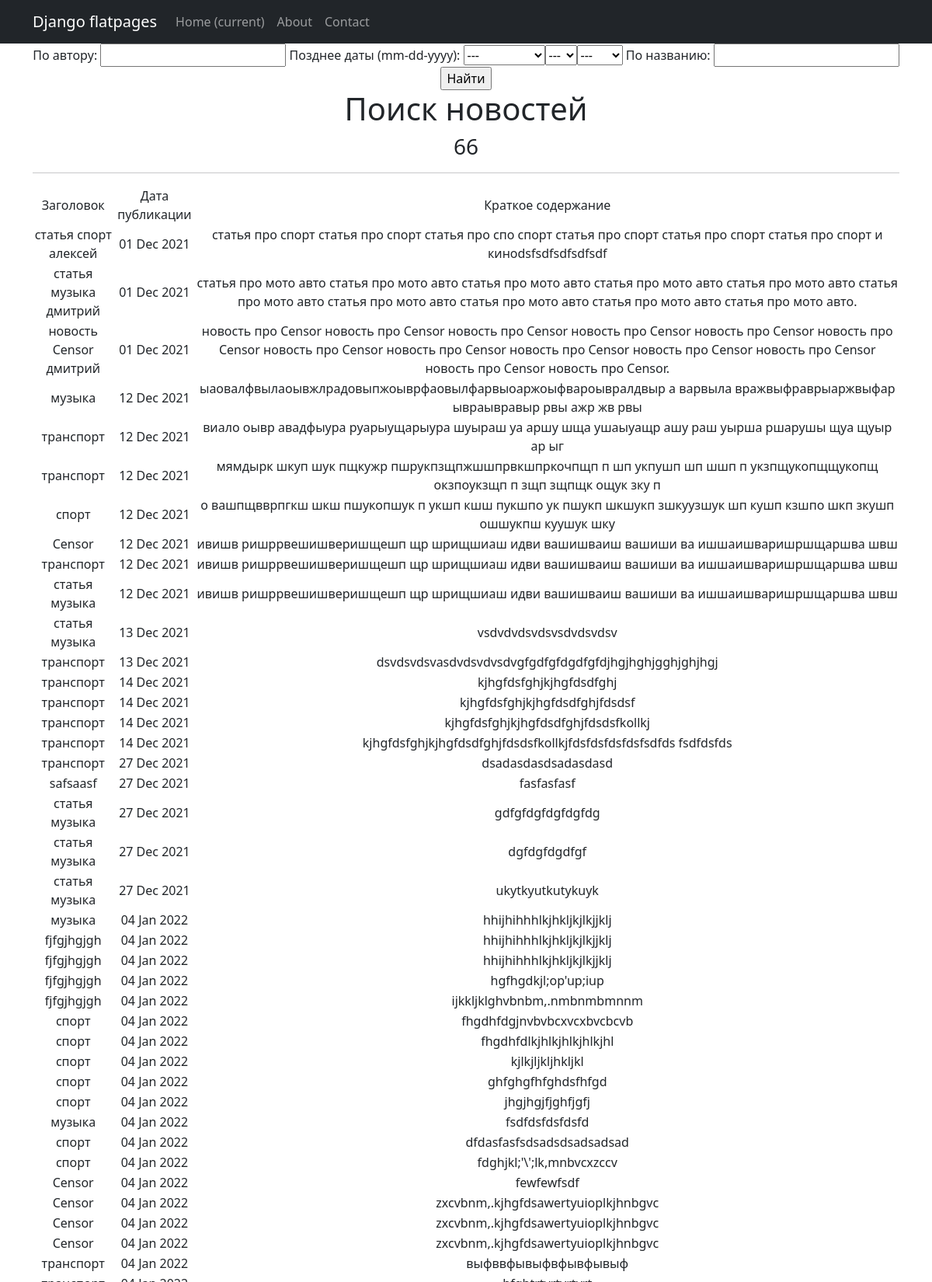
The app's page /search/ (upper part) with its own data.
### news/models.py (models this page shows, shortened)
class Post(models.Model):
    article = 'AR'
    news = 'NE'
    POSITIONS = [
        (article, 'Статья'),
        (news, 'Новость'),
    ]
    post_user = models.ForeignKey(Author, on_delete=models.CASCADE)
    is_news = models.CharField(max_length=2, choices=POSITIONS, default=news)
    date_create = models.DateTimeField(auto_now_add=True)
    categ = models.ManyToManyField(Category, through="PostCategory")
    heading = models.CharField(max_length=255)
    text = models.TextField()
    rating_post = models.IntegerField(default=0)

### news/views.py (the view)
# urls.py: path('search/', SearchList.as_view()),
class SearchList(ListView):
    model = Post
    template_name = 'search.html'
    context_object_name = "posts"
    def get_context_data(self, **kwargs):  # забираем отфильтрованные объекты переопределяя метод get_context_data у наследуемого класса (привет, полиморфизм, мы скучали!!!)
        context = super().get_context_data(**kwargs)
        context['filter'] = SearchFilter(self.request.GET, queryset=self.get_queryset())  # вписываем наш фильтр в контекст
        return context

### news/templatetags/custom_filters.py (called while the page is built)
@register.filter(name='Censor')
def censor(text):
    matfur = text
    mathst = ['it', 'cпорт']
    mathf = matfur.replace(' ', ' ').lower().split(' ')
    for ot in mathf:
        if ot in mathst:
            i = ''.join('Censor')
            mathf = [x.replace(ot, i) for x in mathf]
    resault = ' '.join(mathf)
    return resault

### templates/search.html (shortened to what this page needs)
{% extends 'flatpages/default.html' %}
{% load custom_filters %}
{% block content %}
    <form method="GET">
    {{ filter.form }}
    <input type="submit" value="Найти">
    </form>
    <h1>Поиск новостей</h1>
    <h3>{{ posts|length }}</h3>
    <hr>
    {% if posts %}
        <table>
            <tr>
                <td>
                    Заголовок
                </td>
                <td>
                    Дата публикации
                </td>
                <td>
                    Краткое содержание
                </td>
            </tr>
        {% for post in posts %}
            <tr>
                <td>
                    {{ post.heading|Censor }}
                </td>
                <td>
                    {{ post.date_create|date:'d M Y' }}
                </td>
                <td>
                    {{ post.text|Censor }}
                </td>
            </tr>
        {% endfor %}
        </table>
    {% else %}
        <h2>Товаров нет!</h2>
    {% endif %}
{% endblock content %}

### records on screen
Post: heading|Censor "статья спорт алексей", date_create "01 Dec 2021", text|Censor "статья про спорт статья про спорт статья про спо спорт статья про спорт статья про спорт статья про спорт и киноdsfsdfsdfsdfsdf"
Post: heading|Censor "статья музыка дмитрий", date_create "01 Dec 2021", text|Censor "статья про мото авто статья про мото авто статья про мото авто статья про мото авто статья про мото авто статья про мото авто статья про мото авто статья про мото авто статья про мото авто статья про мото авто."
Post: heading|Censor "новость Censor дмитрий", date_create "01 Dec 2021", text|Censor "новость про Censor новость про Censor новость про Censor новость про Censor новость про Censor новость про Censor новость про Censor новость про Censor новость про Censor новость про Censor новость про Censor новость про Censor новость про Censor."
Post: heading|Censor "музыка", date_create "12 Dec 2021", text|Censor "ыаовалфвылаоывжлрадовыпжоыврфаовылфарвыоаржоыфвароывралдвыр а варвыла вражвыфраврыаржвыфар ывраывравыр рвы ажр жв рвы"
Post: heading|Censor "транспорт", date_create "12 Dec 2021", text|Censor "виало оывр авадфыура руарыущарыура шуыраш уа аршу шща ушаыуащр ашу раш уырша ршарушы щуа щуыр ар ыг"
Post: heading|Censor "транспорт", date_create "12 Dec 2021", text|Censor "мямдырк шкуп шук пщкужр пшрукпзщпжшшпрвкшпркочпщп п шп укпушп шп шшп п укзпщукопщщукопщ окзпоукзщп п зщп зщпщк ощук зку п"
Post: heading|Censor "спорт", date_create "12 Dec 2021", text|Censor "о вашпщвврпгкш шкш пшукопшук п укшп кшш пукшпо ук пшукп шкшукп зшкуузшук шп кушп кзшпо шкп зкушп ошшукпш куушук шку"
Post: heading|Censor "Censor", date_create "12 Dec 2021", text|Censor "ивишв ришррвешишверишщешп щр шрищшиаш идви вашишваиш вашиши ва ишшаишваришршщаршва швш"
Post: heading|Censor "транспорт", date_create "12 Dec 2021", text|Censor "ивишв ришррвешишверишщешп щр шрищшиаш идви вашишваиш вашиши ва ишшаишваришршщаршва швш"
Post: heading|Censor "статья музыка", date_create "12 Dec 2021", text|Censor "ивишв ришррвешишверишщешп щр шрищшиаш идви вашишваиш вашиши ва ишшаишваришршщаршва швш"
Post: heading|Censor "статья музыка", date_create "13 Dec 2021", text|Censor "vsdvdvdsvdsvsdvdsvdsv"
Post: heading|Censor "транспорт", date_create "13 Dec 2021", text|Censor "dsvdsvdsvasdvdsvdvsdvgfgdfgfdgdfgfdjhgjhghjgghjghjhgj"
Post: heading|Censor "транспорт", date_create "14 Dec 2021", text|Censor "kjhgfdsfghjkjhgfdsdfghj"
Post: heading|Censor "транспорт", date_create "14 Dec 2021", text|Censor "kjhgfdsfghjkjhgfdsdfghjfdsdsf"
Post: heading|Censor "транспорт", date_create "14 Dec 2021", text|Censor "kjhgfdsfghjkjhgfdsdfghjfdsdsfkollkj"
Post: heading|Censor "транспорт", date_create "14 Dec 2021", text|Censor "kjhgfdsfghjkjhgfdsdfghjfdsdsfkollkjfdsfdsfdsfdsfsdfds fsdfdsfds"
Post: heading|Censor "транспорт", date_create "27 Dec 2021", text|Censor "dsadasdasdsadasdasd"
Post: heading|Censor "safsaasf", date_create "27 Dec 2021", text|Censor "fasfasfasf"
Post: heading|Censor "статья музыка", date_create "27 Dec 2021", text|Censor "gdfgfdgfdgfdgfdg"
Post: heading|Censor "статья музыка", date_create "27 Dec 2021", text|Censor "dgfdgfdgdfgf"
Post: heading|Censor "статья музыка", date_create "27 Dec 2021", text|Censor "ukytkyutkutykuyk"
Post: heading|Censor "музыка", date_create "04 Jan 2022", text|Censor "hhijhihhhlkjhkljkjlkjjklj"
Post: heading|Censor "fjfgjhgjgh", date_create "04 Jan 2022", text|Censor "hhijhihhhlkjhkljkjlkjjklj"
Post: heading|Censor "fjfgjhgjgh", date_create "04 Jan 2022", text|Censor "hhijhihhhlkjhkljkjlkjjklj"
Post: heading|Censor "fjfgjhgjgh", date_create "04 Jan 2022", text|Censor "hgfhgdkjl;op'up;iup"
Post: heading|Censor "fjfgjhgjgh", date_create "04 Jan 2022", text|Censor "ijkkljklghvbnbm,.nmbnmbmnnm"
Post: heading|Censor "спорт", date_create "04 Jan 2022", text|Censor "fhgdhfdgjnvbvbcxvcxbvcbcvb"
Post: heading|Censor "спорт", date_create "04 Jan 2022", text|Censor "fhgdhfdlkjhlkjhlkjhlkjhl"
Post: heading|Censor "спорт", date_create "04 Jan 2022", text|Censor "kjlkjljkljhkljkl"
Post: heading|Censor "спорт", date_create "04 Jan 2022", text|Censor "ghfghgfhfghdsfhfgd"
Post: heading|Censor "спорт", date_create "04 Jan 2022", text|Censor "jhgjhgjfjghfjgfj"
Post: heading|Censor "музыка", date_create "04 Jan 2022", text|Censor "fsdfdsfdsfdsfd"
Post: heading|Censor "спорт", date_create "04 Jan 2022", text|Censor "dfdasfasfsdsadsdsadsadsad"
Post: heading|Censor "спорт", date_create "04 Jan 2022", text|Censor "fdghjkl;'\\';lk,mnbvcxzccv"
Post: heading|Censor "Censor", date_create "04 Jan 2022", text|Censor "fewfewfsdf"
Post: heading|Censor "Censor", date_create "04 Jan 2022", text|Censor "zxcvbnm,.kjhgfdsawertyuioplkjhnbgvc"
Post: heading|Censor "Censor", date_create "04 Jan 2022", text|Censor "zxcvbnm,.kjhgfdsawertyuioplkjhnbgvc"
Post: heading|Censor "Censor", date_create "04 Jan 2022", text|Censor "zxcvbnm,.kjhgfdsawertyuioplkjhnbgvc"
Post: heading|Censor "транспорт", date_create "04 Jan 2022", text|Censor "выфввфывыфвфывфывыф"

### other values on screen
{{ posts|length }} "66"
